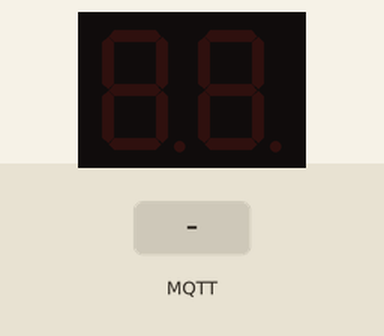
Bench run of a sketch on a simulated ESP32. Shown: 2-digit seven-segment display. The test bench sets the inputs (shaded band). WiFi joins after 1.5 s; servers stay silent unless stated; random numbers use the default seed unless the sketch sets one; no MQTT or app messages arrive unless stated; what the sketch prints to the serial monitor is not drawn.

Above: at 2.7 s.
2.8 s: MQTT message "refresh" arrives on the first subscribed topic
At 3.8 s:
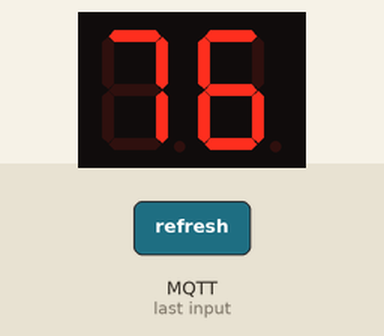
4.3 s: MQTT message "clear" arrives on the first subscribed topic
Timing chart, 0 to 7.3 s (numbered marks = the images above; inputs shaded):
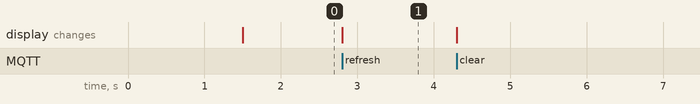

The sketch:

SevenSegmentDisplay.ino
```cpp
#include "SevSeg.h"
#include <WiFi.h>
#include <PubSubClient.h>
SevSeg sevseg; //Instantiate a seven segment object


// WiFi
const char *ssid = "iPhone de Miguel (2)";
const char *password = "agent002";

// MQTT Broker
const char *mqtt_broker = "3.85.78.31";
const char *topic = "esp32/stations/1/auth"; // Curry Station
const char *mqtt_username = "capstone";
const char *mqtt_password = "9973";
const int mqtt_port = 1883;

WiFiClient espClient;
PubSubClient client(espClient);

int tfa;
int refresh;
bool running;

void setup() {
  // Serial baud to 115200;
  Serial.begin(115200);

  // Connecting WIFI
  WiFi.begin(ssid, password);
  Serial.print("\nConnecting to WiFi");
  while (WiFi.status() != WL_CONNECTED) {
      delay(500);
      Serial.print(".");
  }
  Serial.println("\nConnected to the WiFi network");

  // Configure Seven Segment Display
  byte numDigits = 2;

  //use these pins if using the esp32 mini
  byte digitPins[] = {5, 16};
  byte segmentPins[] = {21, 23, 19, 26, 18, 17, 22}; //A-21,B-23,C-19,D-26,E-18,F-17,G-22  (letter-pin)

  //use these pins if using the esp-wroom-32u (38-pin)
  //byte digitPins[] = {17, 15};
  //byte segmentPins[] = {4, 5, 18, 21, 19, 2, 16};  //A-4,B-5,C-18,D-21,E-9,F-2,G-16  (letter-pin)

  bool resistorsOnSegments = false; // 'false' means resistors are on digit pins
  byte hardwareConfig = COMMON_CATHODE; // See README.md for options
  bool updateWithDelays = false; // Default 'false' is Recommended
  bool leadingZeros = true; // Use 'true' if you'd like to keep the leading zeros
  bool disableDecPoint = false; // Use 'true' if your decimal point doesn't exist or isn't connected. Then, you only need to specify 7 segmentPins[]
  bool running = false;

  sevseg.begin(hardwareConfig, numDigits, digitPins, segmentPins, resistorsOnSegments,
  updateWithDelays, leadingZeros, disableDecPoint);

  // Connecting MQTT Broker
  client.setServer(mqtt_broker, mqtt_port);
  while (!client.connected()) {
    String client_id = "esp32-client-";
    client_id += String(WiFi.macAddress());
    Serial.printf("\n%s connecting to MQTT\n", client_id.c_str());
    client.setCallback(callback);

    // try { connect() } catch { errors }
    if (client.connect(client_id.c_str(), mqtt_username, mqtt_password)) {
      if (client.subscribe(topic, 1)) {
        Serial.println("Subscription successful");
      } else {
        Serial.println("Subscription failed");
      }
    } else {
      Serial.print("\nFAILED::state: ");
      Serial.println(client.state());
      switch (client.state()) {
        case -4:
          Serial.println("MQTT_CONNECTION_TIMEOUT");
          break;
        case -3:
          Serial.println("MQTT_CONNECTION_LOST");
          break;
        case -2:
          Serial.println("MQTT_CONNECT_FAILED");
          break;
        case -1:
          Serial.println("MQTT_DISCONNECTED");
          break;
        case 1:
          Serial.println("MQTT_CONNECT_BAD_PROTOCOL");
          break;
        case 2:
          Serial.println("MQTT_CONNECT_BAD_CLIENT_ID");
          break;
        case 3:
          Serial.println("MQTT_CONNECT_UNAVAILABLE");
          break;
        case 4:
          Serial.println("MQTT_CONNECT_BAD_CREDENTIALS");
          break;
        case 5:
          Serial.println("MQTT_CONNECT_UNAUTHORIZED");
          break;
        default:
          Serial.println("Unknown error");
          break;
      }
    }
  }
}

void setnum(int number){
  sevseg.setNumber(number);
}

void randomNumber(){
  tfa = random(0,99);
}

void callback(char *topic, byte *payload, unsigned int length) {
    char message[length + 1];  // +1 for null terminator

    // Serial.print("Message arrived in topic: ");
    // Serial.println(topic);
    // Serial.print("Message:");
    for (int i = 0; i < length; i++) {
        message[i] = (char)payload[i];
    }
    message[length] = '\0';  // Null-terminate the string
    if (String(message) == "refresh") {
      Serial.println("\n-----------------------");
      Serial.println("Received message: " + String(message));
      refresh = 1;
      running = true;
      }
    else if (String(message) == "clear") {
      Serial.println("\n-----------------------");
      Serial.println("Received message: " + String(message));
      sevseg.blank();
      running = false;
      }
    /*else if (String(message) == "check") {  // added to handle new logic to avoid refresh running without clear
      Serial.println("\n-----------------------");
      Serial.println("Received message: " + String(message));
      if (running == true) {
        const char *message = "running";
        client.publish(topic, message);
      }
      else if (running == false) {
        const char *message = "idle";
        client.publish(topic, message);
      }
    }*/
}

void loop() {
  sevseg.refreshDisplay();

  if (client.connected() && refresh == 1){
    randomNumber();
    String stringMessage = String(tfa);
    const char *message = stringMessage.c_str();
    client.publish(topic, message);
    Serial.printf("tfa: %d\n", tfa);
    setnum(tfa);
    refresh = 0;
  }

  client.loop();
/*
  if(digitalRead(23) == HIGH){
    randomNumber();
    setnum(tfa);
  }
  if(digitalRead(22) == HIGH){
    sevseg.blank();
  }
  */

}
```

Measured:
- after the input at 2.8 s, the display: changes at once (image 1)
